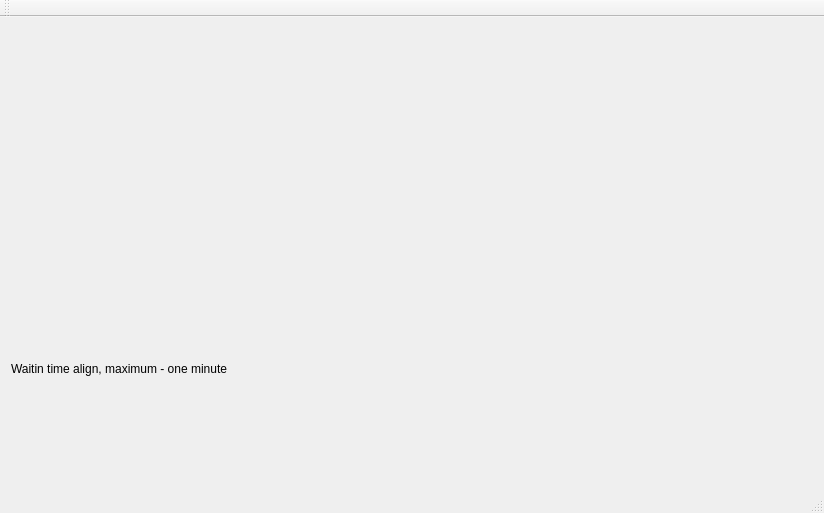
<?xml version="1.0" encoding="UTF-8"?>
<ui version="4.0">
 <class>MainWindow</class>
 <widget class="QMainWindow" name="MainWindow">
  <property name="geometry">
   <rect>
    <x>0</x>
    <y>0</y>
    <width>824</width>
    <height>513</height>
   </rect>
  </property>
  <property name="windowTitle">
   <string>MainWindow</string>
  </property>
  <widget class="QWidget" name="centralWidget">
   <layout class="QGridLayout" name="gridLayout_2">
    <item row="1" column="0">
     <layout class="QGridLayout" name="gridLayout_3">
      <item row="0" column="0">
       <widget class="QLabel" name="waitingLabel">
        <property name="text">
         <string>Waitin time align, maximum - one minute</string>
        </property>
       </widget>
      </item>
     </layout>
    </item>
    <item row="0" column="0">
     <layout class="QGridLayout" name="gridLayout">
      <item row="0" column="0">
       <widget class="QCustomPlot" name="customPlot" native="true"/>
      </item>
     </layout>
    </item>
   </layout>
  </widget>
  <widget class="QMenuBar" name="menuBar">
   <property name="geometry">
    <rect>
     <x>0</x>
     <y>0</y>
     <width>824</width>
     <height>22</height>
    </rect>
   </property>
  </widget>
  <widget class="QToolBar" name="mainToolBar">
   <attribute name="toolBarArea">
    <enum>TopToolBarArea</enum>
   </attribute>
   <attribute name="toolBarBreak">
    <bool>false</bool>
   </attribute>
  </widget>
  <widget class="QStatusBar" name="statusBar"/>
 </widget>
 <layoutdefault spacing="6" margin="11"/>
 <customwidgets>
  <customwidget>
   <class>QCustomPlot</class>
   <extends>QWidget</extends>
   <header>qcustomplot.h</header>
   <container>1</container>
  </customwidget>
 </customwidgets>
 <resources/>
 <connections/>
</ui>
